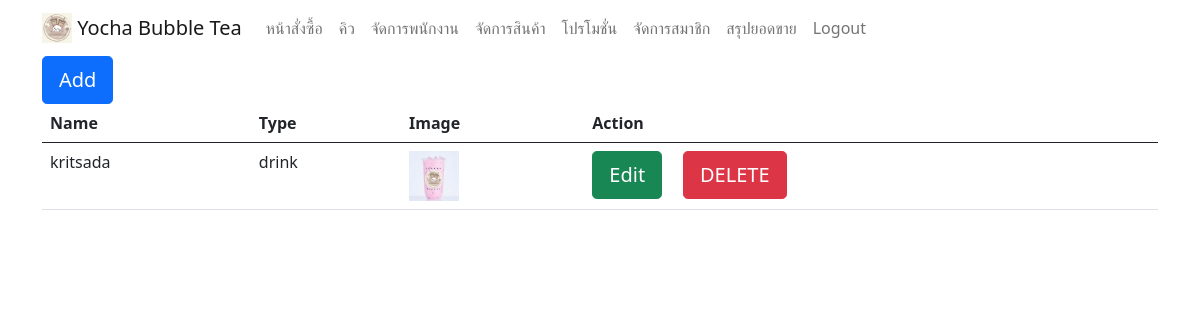
Before: /owner/manage_product.php (signed in) with the older database file.
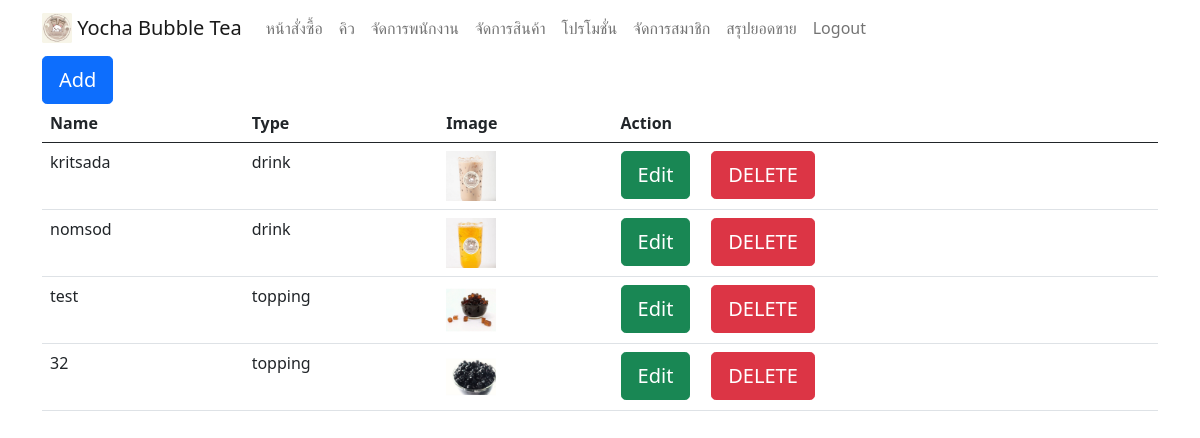
After: the same page with the newer database file.
### tables this page shows
CREATE TABLE `product` (
  `pro_id` int(11) NOT NULL,
  `name` varchar(50) NOT NULL,
  `type` varchar(25) NOT NULL,
  `image` varchar(100) NOT NULL
);

### owner/manage_product.php (the view, shortened to what this page needs)
<?php
include("navbar_owner.php");
include ("../connection.php");
$sql = "SELECT * FROM product";
$result = $conn->query($sql);
echo "<div class='container'>";
echo "<a href='add_product.php'><button type='button'  class='btn btn-primary btn-lg'>Add</button> </a>";
if ($result->num_rows > 0) {
    echo "<br>";
    echo "<div class='table-responsive'>";
    echo "<table class='table '>";
    echo "<thead><tr><th>Name</th><th>Type</th><th>Image</th><th>Action</th></tr></thead>";
    echo "<tbody>";
    while($row = $result->fetch_assoc()) {
        echo "<tr><td>".$row["name"]."</td><td>".$row["type"]."</td><td><img src='../assets/img/product/".$row["image"]."'width='50' height='50' ></td>
        <td>
        <a href='edit_product.php?id=".$row["pro_id"]."'><button type='button'  class='btn btn-success btn-lg'>Edit</button></a>
        &nbsp;&nbsp;&nbsp;
        <a onclick='return confirmDelete();' href='delete_product.php?id=".$row["pro_id"]."&product_name=".$row["image"]."'><button type='button' class='btn btn-danger btn-lg'>DELETE</button></a></td></tr>";
    }
    echo "</tbody>";
    echo "</table>";
    echo "</div>";
    echo "</div>";
} else {
    echo "0 results";
}
?>

Changed rows visible on the page:
changed product "kritsada": image: a different picture
added product: name "nomsod", type "drink", image (picture)
added product: name "test", type "topping", image (picture)
added product: name "32", type "topping", image (picture)
